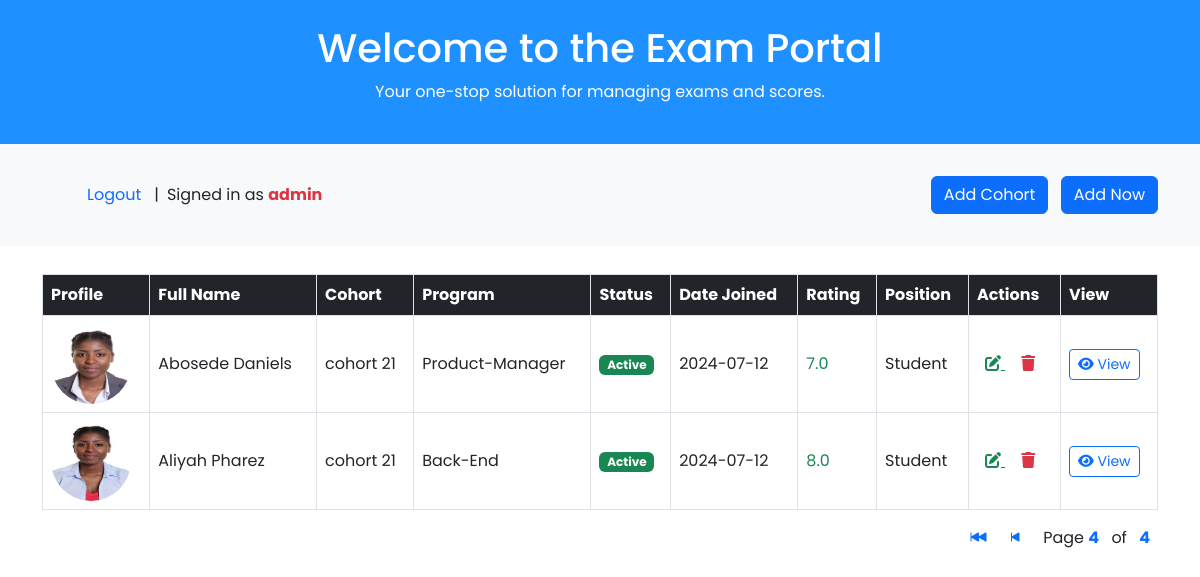
Before: /student_list?page=4 (signed in) with the older database file.
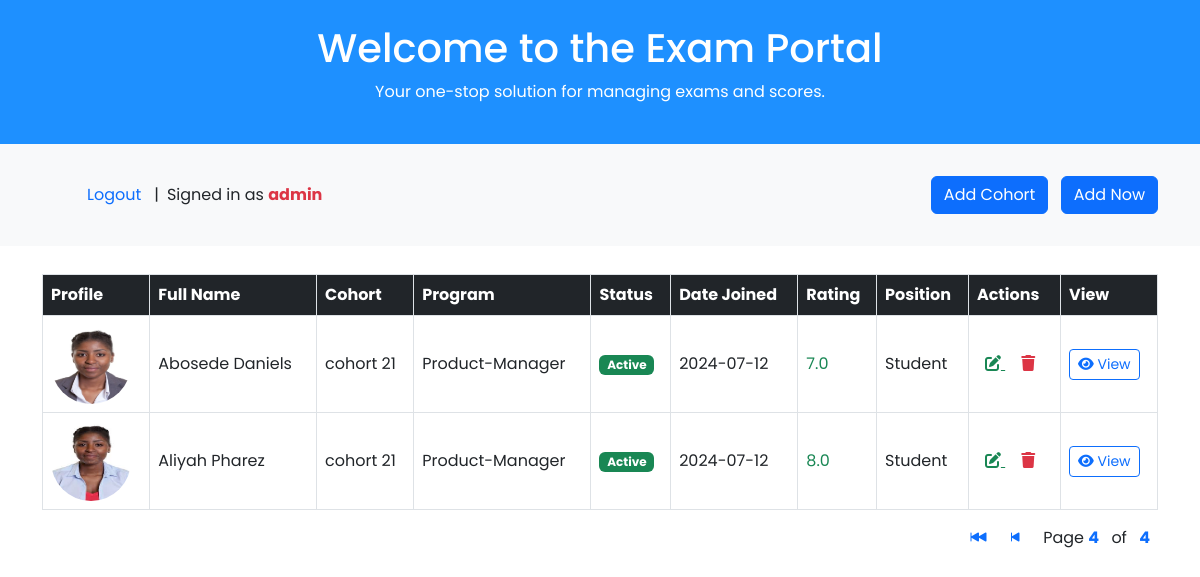
After: the same page with the newer database file.
### students/models.py (models this page shows, shortened)
class Student(models.Model):
  username = models.CharField(max_length=100,unique=True)
  first_name = models.CharField(max_length=100)
  last_name = models.CharField(max_length=100)
  student_type = models.CharField(max_length=9, choices=student_position, default='Student')
  status = models.BooleanField(default=True)
  email = models.EmailField(max_length=254, unique=True, validators=[mail_validator])
  phone = models.CharField(max_length=11, null=True, blank=True)
  slug = models.SlugField(unique=True, blank=True, editable=False)

class Student_Profile(models.Model):
  student = models.OneToOneField(Student, on_delete=models.CASCADE)
  bio = models.TextField()
  DOB = models.DateField()
  address = models.CharField(max_length=500)
  rating = models.FloatField(default=0.0)
  profile_picture = models.ImageField(upload_to='student_profile')
  date_join = models.DateTimeField(auto_now_add=True)

class Cohort_Group(models.Model):
  name = models.CharField(max_length=100)
  date_join = models.DateTimeField(auto_now_add=True)
  students = models.ManyToManyField(Student)

class Program(models.Model):
  courses = models.CharField(max_length=500)
  grade = models.IntegerField(default=0)
  student = models.ForeignKey(Student, on_delete=models.CASCADE)

### students/views.py (the view)
# urls.py: path('student_list', views.student_list, name='student_list'),
@login_required(login_url='/login')
def student_list(request):
    student_list = Student.objects.all()
    paginator = Paginator(student_list, 3)
    page_number = request.GET.get("page")
    page_obj = paginator.get_page(page_number)
    student_type = student_position
    all_cohorts = Cohort_Group.objects.all()
    context = {
        'students': page_obj,
        'type': student_type,
        'all_cohorts': all_cohorts,
    }
    return render(request, 'blog/studentlist.html', context)

### templates/blog/studentlist.html (shortened to what this page needs)
{% load static %}
<!DOCTYPE html>
<html lang="en">
  <head>
    <link
      href="https://cdn.jsdelivr.net/npm/bootstrap@5.3.0-alpha1/dist/css/bootstrap.min.css"
      rel="stylesheet" />
    <link
      rel="stylesheet"
      href="https://cdnjs.cloudflare.com/ajax/libs/font-awesome/6.0.0-beta3/css/all.min.css" />
    <link
      rel="stylesheet"
      href="https://cdn.jsdelivr.net/npm/bootstrap-icons@1.11.3/font/bootstrap-icons.min.css" />
    <link rel="stylesheet" href="{% static 'CSS/list.css' %}" />
  </head>
  <body>
    <header class="bg-info text-white py-4 text-center">
      <h1>Welcome to the Exam Portal</h1>
      <p>Your one-stop solution for managing exams and scores.</p>
    </header>
    <section class="filter-section py-3 bg-light">
      <div class="container d-flex justify-content-between align-items-center">
        <section class="filter-section py-3 bg-light">
          <div class="container d-flex justify-content-between align-items-center">
            {% if user.is_authenticated %}
            <form action="{% url 'logout' %}" method="post">
              <button type="submit" class='btn btn-outline text-primary'>Logout</button>
            </form> |
            <span class="ms-2"> Signed in as <strong class="text-danger">{{user.username}}</strong></span>
            {% else %}
            <div>
              <a class="nav-link text-primary" href="/login">Login</a>
            </div>
            {% endif %}
          </div>
        </section>
        <div class="text-end">
          <button
          class="btn btn-primary me-2"
          data-bs-toggle="modal"
          data-bs-target="#addCohort">
          Add Cohort
        </button>
          <button
            class="btn btn-primary"
            data-bs-toggle="modal"
            data-bs-target="#addUserModal">
            Add Now
          </button>
        </div>
      </div>
    </section>
    <section class="container mt-1 mb-5">
      <div class="table-responsive">
        <table class="table align-middle table-bordered table-hover mt-4">
          <thead class="table-dark">
            {% if students %}
            <tr>
              <th>Profile</th>
              <th>Full Name</th>
              <th>Cohort</th>
              <th>Program</th>
              <th>Status</th>
              <th>Date Joined</th>
              <th>Rating</th>
              <th>Position</th>
              <th>Actions</th>
              <th>View</th>
            </tr>
          </thead>
          <tbody>
            {% for student in students %}
            <tr>
              <td>
                {% if student.student_profile %}
                <img
                src="{{student.student_profile.profile_picture.url}}"
                alt="Profile"
                width="80"
                height="80"
                class="rounded-circle" />
                {% endif %}
              </td>
              <td>{{student.first_name}} {{student.last_name}}</td>
              {% for cohort in student.cohort_group_set.all %}
              <td>{{cohort.name}}</td>
              {% empty %}
              <td>No Cohort</td>
              {% endfor %}
              {% for course in student.program_set.all %}
              <td>{{course.courses}}</td>
              {% empty %}
              <td>No Program</td>
              {% endfor %}
              <td>
                {% if student.status %}
                <span class="badge bg-success text-white">{{student.status|yesno:"Active,Inactive"}}</span>
                {% else %}
                <span class="badge bg-danger text-white">{{student.status|yesno:"Active,Inactive"}}</span>
                {% endif %}              </td>
              <td>{{student.student_profile.date_join|date:"Y-d-m"}}</td>
              {% if student.student_profile.rating <= 3 %}
              <td class="text-danger">{{student.student_profile.rating}}</td>
              {% elif student.student_profile.rating <= 5 %}
              <td class="text-warning">{{student.student_profile.rating}}</td>
              {% else %}
              <td class="text-success">{{student.student_profile.rating}}</td>
              {% endif %}
              <td>{{student.student_type}}</td>
              <td>
                <a
                href="{% url 'edit_views' student.slug %}"
                class="text-success m-2">
                <i class="fas fa-edit"></i>
                </a>
                <a
                  href="{% url 'del_student' student.pk %}"
                  class="text-danger m-2">
                  <i class="fas fa-trash"></i>
                </a>
              </td>
              <td>
                <a
                  href="{% url 'student_profile' student.slug %}"
                  target="_blank"
                  class="btn btn-sm btn-outline-primary">
                  <i class="fas fa-eye"></i> View
                </a>
              </td>
            </tr>
            {% endfor %}
          </tbody>
          {% else %}
          <header class="text-danger py-4 text-center">
            <h1>No students' record available</h1>
          </header>
          {% endif %}
        </table>
      </div>
      <div class="pagination float-end">
        <span class="step-links">
          {% if students.has_previous %}
          <a href="?page=1" class="ms-2 me-2 text-decoration-none"
            ><i class="bi bi-skip-backward-fill"></i
          ></a>
          <a
            href="?page={{ students.previous_page_number }}"
            class="ms-2 me-2 text-decoration-none"
            ><i class="bi bi-skip-start-fill"></i
          ></a>
          {% endif %}
          <span class="current ms-2 me-2">
            Page <b class="text-primary me-2">{{ students.number }}</b> of
            <b class="text-primary ms-2">{{ students.paginator.num_pages }}</b>
          </span>
        </span>
      </div>
    </section>
  </body>
</html>

### staticfiles/css/list.css (style rules this page uses)
body { font-family: 'Poppins', sans-serif; }
.filter-section { background-color: #f4f5fa; padding: 20px; }
.table { border-collapse: collapse; }
.table th, .table td { vertical-align: middle; border: 1px solid #dee2e6; }
.badge { background-color: #e9f0fa; color: #5A55D8; }
.bg-info { background-color: dodgerblue !important; }

Changed rows visible on the page:
changed Program (number 2 of 2 on the later page): courses "Back-End" → "Product-Manager"
